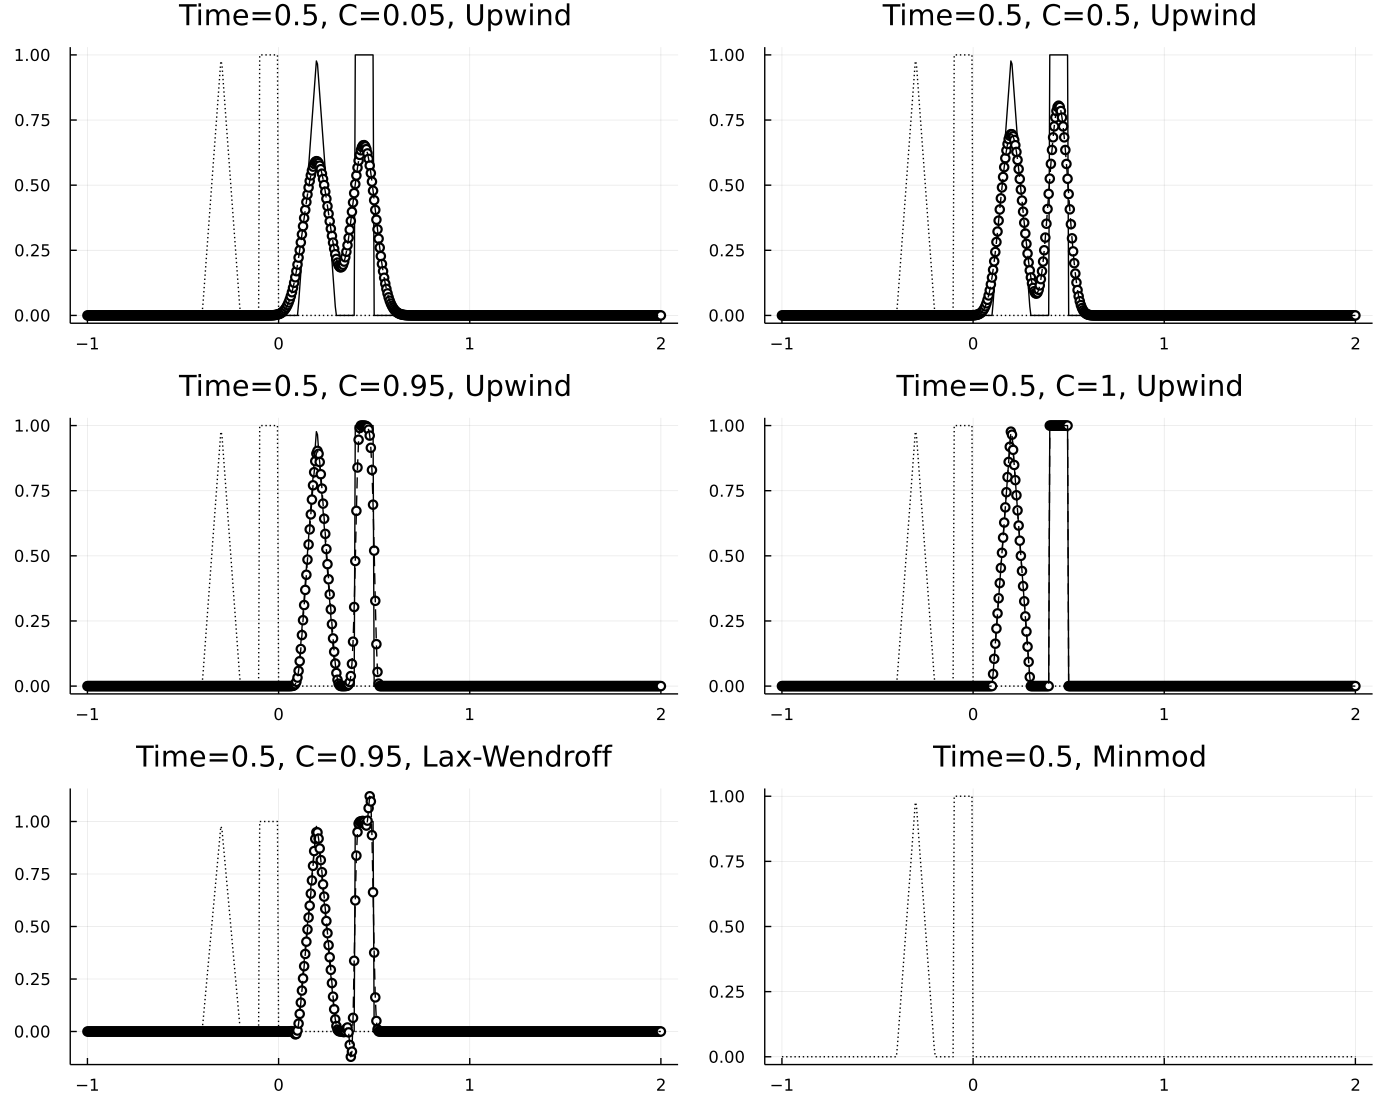

Julia code for this plot:
using Plots
gr()

function upwind(u_old::Array{Real}, T_start::Float64, T_end::Float64, v::Float64, delta_x::Float64, delta_t::Float64)
  num_dof = length(u_old)
  num_tsteps = Int(ceil((T_end - T_start) / delta_t))
  mu = delta_t / delta_x
  u_tmp = copy(u_old)
  u_new = copy(u_old)
  for k in range(1, num_tsteps, step=1)
      for l in range(1, length(u_tmp), step=1)
          if (l==1)
              u_new[l] = u_tmp[l] - mu * v * (u_tmp[l] - u_tmp[(num_dof-1)])
      
          else
              u_new[l] = u_tmp[l] - mu * v * (u_tmp[l] - u_tmp[l-1])
          end                
      end
      u_tmp = copy(u_new)
  end
  return u_new
end

function lax_wendroff(u_old::Array{Real}, T_start::Float64, T_end::Float64, v::Float64, delta_x::Float64, delta_t::Float64)
  num_dof = length(u_old)
  num_tsteps = Int(ceil((T_end-T_start)/delta_t))
  mu = delta_t / delta_x
  u_tmp = copy(u_old)
  u_new = copy(u_old)
  for k in range(1, num_tsteps, step=1)
      for l in range(1, num_dof-1, step=1)
          if (l==num_dof - 1)
              u_new[l] = u_tmp[l] - 0.5 * mu * v * (u_tmp[1] - u_tmp[l-1]) + 0.5 * (v^2) * (mu^2) *(u_tmp[1]-2*u_tmp[l]+u_tmp[l-1])
          end
          if l==1
              u_new[l] = u_tmp[l] - 0.5 * mu * v * (u_tmp[l+1] - u_tmp[(num_dof - 1)]) + 0.5 * (v^2) * (mu ^2) * (u_tmp[l+1] - 2 * u_tmp[l] + u_tmp[(num_dof - 1)])
          else
              u_new[l] = u_tmp[l] - 0.5 * mu * v * (u_tmp[l+1] - u_tmp[l-1]) + 0.5 * (v^2) * (mu^2) *(u_tmp[l+1]-2*u_tmp[l]+u_tmp[l-1])
          end
      end
      u_tmp = copy(u_new)
  end
  return u_new
end

# Define the initial condition
function IC(x)
	
  if x<-0.4
      y = 0
  elseif (-0.4 <= x) & (x < -0.2)
      y = 1.0-abs(x+0.3) / 0.1
  elseif (-0.2 <= x) & (x< -0.1)
      y = 0
  elseif (-0.1 <= x) & (x<0)
      y = 1
  else
      y = 0
  end
  return y
end

# Test script for the upwind method
T_start = 0.0
T_50 = 0.5
T_end = 1
L = 1
v = 1.0

t = collect(range(-1, 2, length=517))

delta_x = t[2]-t[1]

l = @layout([a b; c d; e f;])

delta_t_0d05 = delta_x * 0.05
p1= plot(t, IC.(t), linecolor=:black, linestyle=:dot, linewidth=:1, label="", title="Time=0.5, C=0.05, Upwind")
p1 = plot!(t, IC.(t .-0.5), linecolor=:black, linestyle=:solid, linewidth=:1, label="")

p1 = scatter!(t, upwind(IC.(t), T_start, T_50, v, delta_x, delta_t_0d05),markershape = :circle, markercolor = :white, markerstrokecolor = :black, label="")
p1 = plot!(t,upwind(IC.(t),T_start, T_50, v, delta_x, delta_t_0d05), linestyle=:dash, linecolor=:black, label="")


delta_t_0d5 = delta_x * 0.5
p2= plot(t, IC.(t), linecolor=:black, linestyle=:dot, linewidth=:1, label="", title="Time=0.5, C=0.5, Upwind")
p2 = plot!(t, IC.(t .-0.5), linecolor=:black, linestyle=:solid, linewidth=:1, label="")

p2 = scatter!(t, upwind(IC.(t), T_start, T_50, v, delta_x, delta_t_0d5),markershape = :circle, markercolor = :white, markerstrokecolor = :black, label="")
p2 = plot!(t,upwind(IC.(t),T_start, T_50, v, delta_x, delta_t_0d5), linestyle=:dash, linecolor=:black, label="")

delta_t_0d95 = delta_x * 0.95
p3 = plot(t, IC.(t), linecolor=:black, linestyle=:dot, linewidth=:1, label="", title="Time=0.5, C=0.95, Upwind")
p3 = plot!(t, IC.(t .-0.5), linecolor=:black, linestyle=:solid, linewidth=:1, label="")

p3 = scatter!(t, upwind(IC.(t), T_start, T_50, v, delta_x, delta_t_0d95),markershape = :circle, markercolor = :white, markerstrokecolor = :black, label="")
p3 = plot!(t,upwind(IC.(t),T_start, T_50, v, delta_x, delta_t_0d95), linestyle=:dash, linecolor=:black, label="")


delta_t = delta_x
p4= plot(t, IC.(t), linecolor=:black, linestyle=:dot, linewidth=:1, label="", title="Time=0.5, C=1, Upwind")
p4 = plot!(t, IC.(t .-0.5), linecolor=:black, linestyle=:solid, linewidth=:1, label="")

p4 = scatter!(t, upwind(IC.(t), T_start, T_50, v, delta_x, delta_t),markershape = :circle, markercolor = :white, markerstrokecolor = :black, label="")
p4 = plot!(t,upwind(IC.(t),T_start, T_50, v, delta_x, delta_t), linestyle=:dash, linecolor=:black, label="")

delta_t_lax = delta_x * 0.95

p5= plot(t, IC.(t), linecolor=:black, linestyle=:dot, linewidth=:1, label="",title="Time=0.5, C=0.95, Lax-Wendroff")
p5 = plot!(t, IC.(t .-0.5), linecolor=:black, linestyle=:solid, linewidth=:1, label="")

p5 = scatter!(t, lax_wendroff(IC.(t), T_start, T_50, v, delta_x, delta_t_lax),markershape = :circle, markercolor = :white, markerstrokecolor = :black, label="")
p5 = plot!(t, lax_wendroff(IC.(t),T_start, T_50, v, delta_x, delta_t_lax), linestyle=:dash, linecolor=:black, label="")


delta_t_lax = delta_x * 0.05
p6= plot(t, IC.(t), linecolor=:black, linestyle=:dot, linewidth=:1, label="", title="Time=0.5, Minmod")
p6 = plot!(t, IC.(t .-0.5), linecolor=:black, linestyle=:solid, linewidth=:1, label="")

# p6 = scatter!(t, minmod_(IC.(t), T_start, T_50, v, delta_x, delta_t_lax),markershape = :circle, markercolor = :white, markerstrokecolor = :black, label="")
# p5 = plot!(t, lax_wendroff(IC.(t),T_start, T_50, v, delta_x, delta_t_lax), linestyle=:dash, linecolor=:black, label="")

plot(p1, p2, p3, p4, p5, p6, layout=l,legend=:topright,ylims=(-0.5, 1.1), xlims=(-1, 2), dpi=300)
plot!(size=(1000,800))

# savefig("./hw2.pdf")
savefig("./test.pdf")
close(fig)
